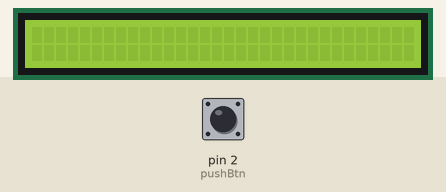
Bench run of a sketch on a simulated Arduino Uno, built with avr-gcc and run on an emulated ATmega328P. Parts: 32×2 character LCD. The inputs (shaded band) are chosen by the test bench; at power-on: pin 2 (pushBtn) HIGH.

Above: at 1.2 s.
1.3 s: pin 2 (pushBtn) pulled LOW for 1 s
At 2.8 s:
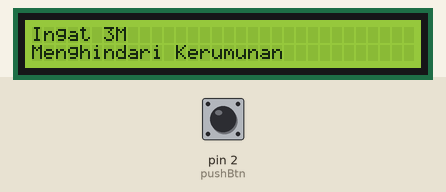
3.9 s: pin 2 (pushBtn) pulled LOW for 0.15 s
At 4.8 s:
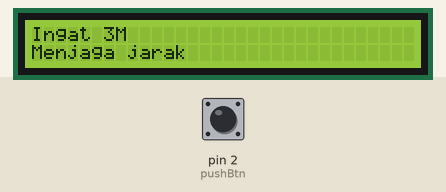
5.6 s: pin 2 (pushBtn) pulled LOW for 3.2 s
At 6.48 s:
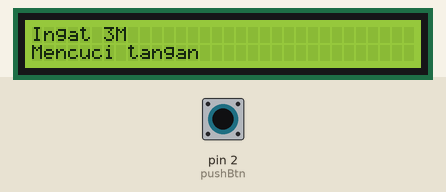
Timing chart, 0 to 8.6 s (numbered marks = the images above; inputs shaded):
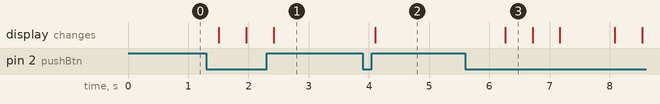

Measured:
- after the input at 1.3 s, the display: first changes after 0.21 s (image 1 shows a later state)
- after the input at 3.9 s, the display: changes after 0.21 s (image 2)
- after the input at 5.6 s, the display: changes after 0.66 s (image 3)
- what the display in image 3 shows lasts 0.4 s, from 6.3 s to 6.7 s

The sketch:

nomor2.ino
```cpp
String text[] = {"Menjaga jarak","Mencuci tangan","Menghindari Kerumunan"};
#include <LiquidCrystal.h>
LiquidCrystal lcd(6,7,9,10,11,12);
const int pushBtn = 2;
void setup() {
  lcd.begin(32,2);
  pinMode(pushBtn, INPUT);
  digitalWrite(pushBtn, HIGH);
}
int pushIndex = 0;
void loop() {
  if(digitalRead(pushBtn) == LOW){
    pushIndex++;
    delay(200);
    if(pushIndex == 4){
      pushIndex = 0;
      show(pushIndex);
    }
    else{
      show(pushIndex-1);
    }
  }
}
void show(int kata){
  lcd.clear();
  lcd.setCursor(0,0);
  lcd.print("Ingat 3M");
  lcd.setCursor(0,1);
  lcd.print(text[kata]);
  delay(250);
}
```
